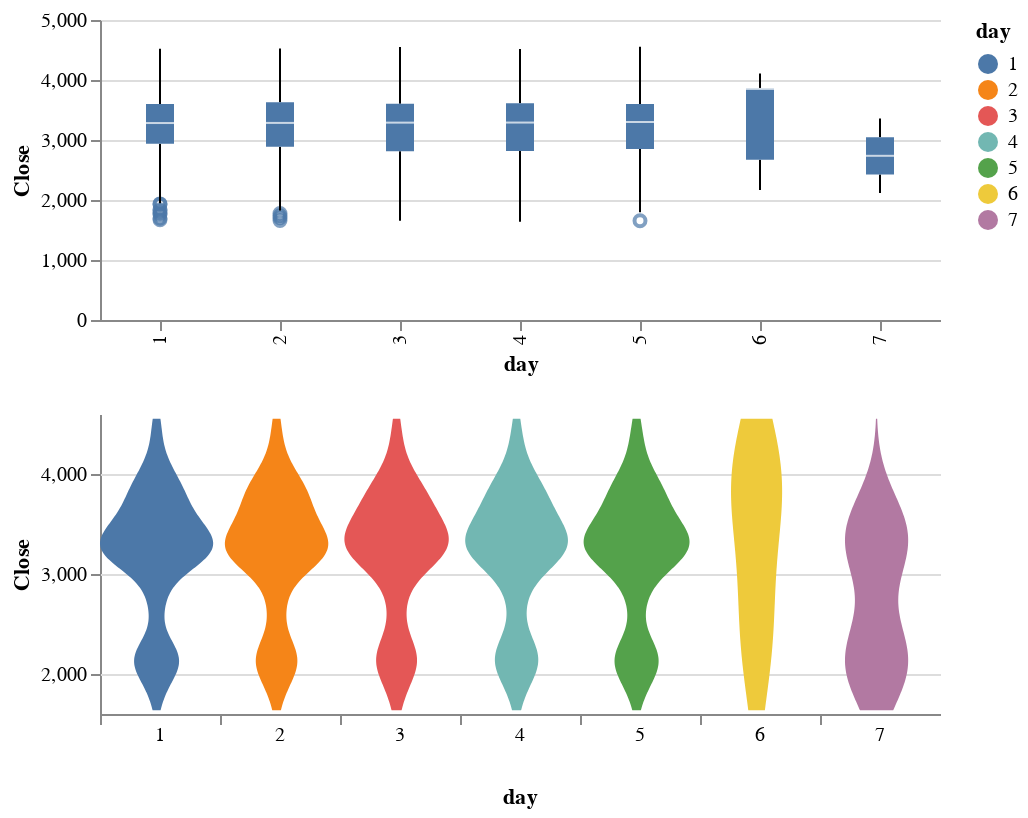

Notebook code cell kept with this figure:
### Code cell
bb=alt.Chart(fd1).encode(x='day:O',y='Close:Q').properties(height=150)
(bb.mark_boxplot().encode(tooltip=['Close:Q','epoch:T']).properties(width=420) & bb.transform_density(
    'Close',as_=['Close', 'density'],groupby=['day']).mark_area(orient='horizontal').encode(x=alt.X('density:Q').stack('center').impute(None).title(None).axis(
    labels=False, values=[0], grid=False, ticks=True),y='Close:Q',color='day:N',xOffset='day:N',column=alt.Column('day:N').spacing(0)
        .header(titleOrient='bottom', labelOrient='bottom', labelPadding=0)).properties(width=60)).configure_view(stroke=None)

### Figure 1 — Vega-Lite specification as saved in the notebook (floating-point values rounded to 4 significant figures; data arrays with more than 128 entries replaced by an {"elided": "..."} marker saying what was removed)
{"config": {"view": {"continuousWidth": 300, "continuousHeight": 300, "stroke": null}}, "vconcat": [{"mark": {"type": "boxplot"}, "encoding": {"tooltip": [{"field": "Close", "type": "quantitative"}, {"field": "epoch", "type": "temporal"}], "x": {"field": "day", "type": "ordinal"}, "y": {"field": "Close", "type": "quantitative"}}, "height": 150, "width": 420}, {"mark": {"type": "area", "orient": "horizontal"}, "encoding": {"color": {"field": "day", "type": "nominal"}, "column": {"field": "day", "header": {"titleOrient": "bottom", "labelOrient": "bottom", "labelPadding": 0}, "spacing": 0, "type": "nominal"}, "x": {"axis": {"labels": false, "values": [0], "grid": false, "ticks": true}, "field": "density", "impute": null, "stack": "center", "title": null, "type": "quantitative"}, "xOffset": {"field": "day", "type": "nominal"}, "y": {"field": "Close", "type": "quantitative"}}, "height": 150, "transform": [{"density": "Close", "groupby": ["day"], "as": ["Close", "density"]}], "width": 60}], "data": {"name": "data-8f914bc7a8edc0fa37da4c2e577e3490"}, "$schema": "https://vega.github.io/schema/vega-lite/v5.20.1.json", "datasets": {"data-8f914bc7a8edc0fa37da4c2e577e3490": {"elided": "1244 records"}}}
